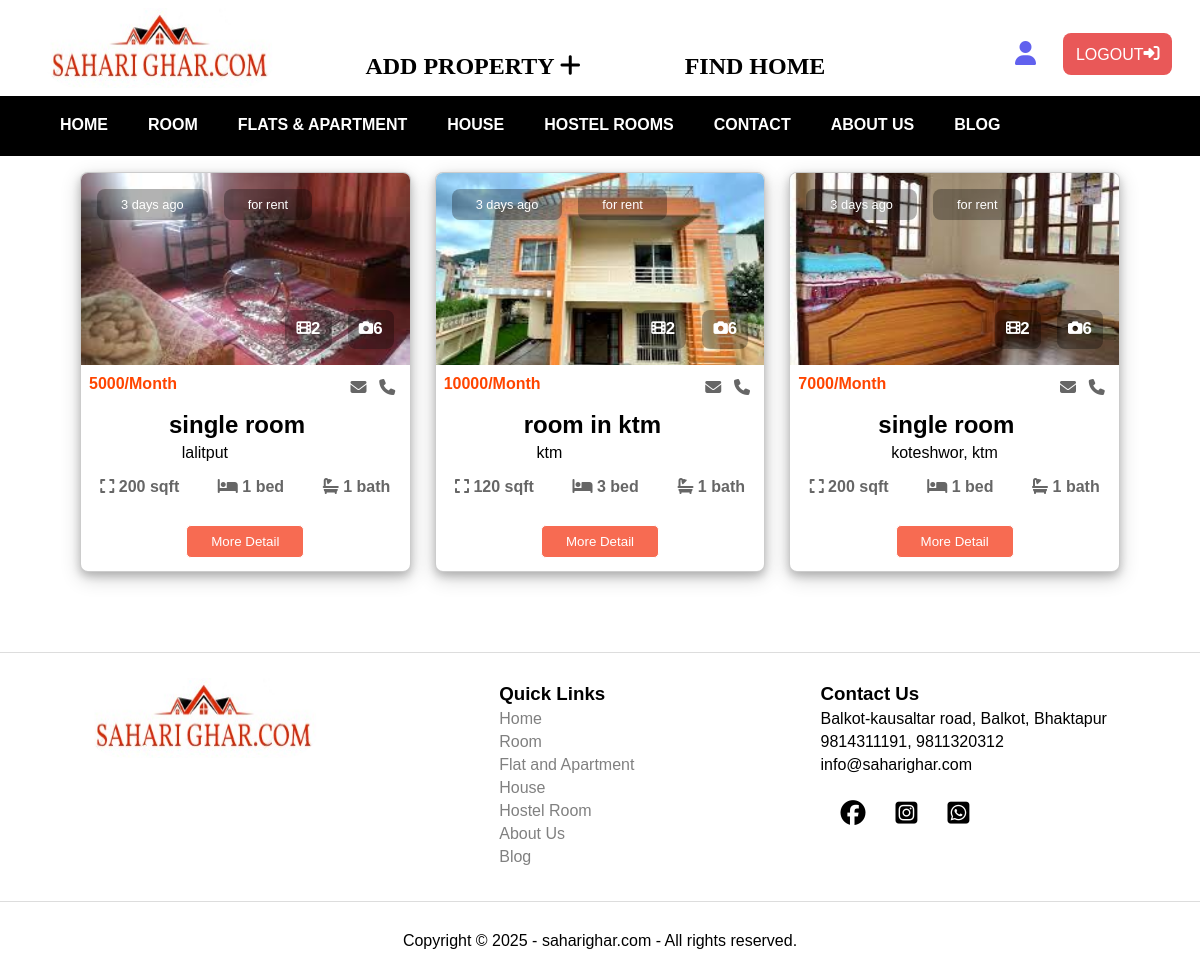
The page /room.php (signed in) on the database its author committed.
### tables this page shows
CREATE TABLE `prop_detail` (
  `prod_id` int(10) NOT NULL,
  `title` varchar(30) NOT NULL,
  `type` varchar(20) NOT NULL,
  `price` varchar(20) NOT NULL,
  `location` varchar(50) NOT NULL,
  `image` varchar(255) NOT NULL,
  `area` int(20) NOT NULL,
  `bedroom` int(20) NOT NULL,
  `bathroom` int(20) NOT NULL,
  `latitude` double(10,6) NOT NULL DEFAULT 0.000000,
  `longitude` double(10,6) NOT NULL DEFAULT 0.000000
);

### room.php (the view, shortened to what this page needs)
<?php
include 'header.php'
?>
<section class="featured">
        <div class="box-container">
            <?php
             $logged_in= isset($_SESSION['loggedin'])=== true;
            $query= "select * from  prop_detail";
            $result=mysqli_query($conn,$query);
            while($row=mysqli_fetch_assoc($result))
            {
              $id       =$row["prod_id"];
              $title    =$row["title"];
              $type     =$row["type"];
              $price    =$row["price"];
              $location =$row["location"];
              $image    =$row["image"];
              $area     =$row["area"];
              $bedroom  =$row["bedroom"];
              $bathroom =$row["bathroom"];
                 if($type==='room')
                 {
                echo"
                <div class='box'>
                <div class='image-container'>
                    <img src='./Admin/property_images/$image' alt='roomimage'>
                    <div class='info'>
                        <h3>3 days ago</h3>
                        <h3>for rent</h3>
                    </div>
                    <div class='icon'>
                        <a href='#' class='fas fa-film'>
                            <h3>2</h3>
                        </a>
                        <a href='#' class='fas fa-camera'>
                            <h3>6</h3>
                        </a>
                    </div>
                </div>
                <div class='content'>
                    <div class='price'>
                        <h3>$price/Month</h3>
                        <a href='#' class='fas fa-envelope'></a>
                        <a href='#' class='fas fa-phone'></a>
                    </div>
                </div>
                <div class='location'>
                    <h3>$title </h3>
                    <p>$location</p>
                </div>
                <div class='detail'>
                    <h3><i class='fas fa-expand'></i> $area sqft</h3>
                    <h3><i class='fas fa-bed'></i> $bedroom  bed</h3>
                    <h3><i class='fas fa-bath'></i> $bathroom bath</h3>
                </div>
                <form method='GET' class='buttons' action='card_detail.php' onsubmit='return checkLogin($logged_in)'>
                <input type='hidden' name='id' value='$id'>
               <button type='submit' class='btn'>More Detail</button>
           </form>
               </div>";
                 }
            }
             ?>
        </div>
    </section>
<?php
include 'footer.php'
?>

### css/style.css (style rules this page uses)
* { margin: 0px; font-family: Arial, sans-serif; box-sizing: border-box; text-decoration: none; }
body { position: relative; }
.featured .box-container { display: flex; flex-wrap: wrap; gap: 1.5rem; margin: 1rem 5rem 5rem 5rem; background-color: #fff; }
.featured .box-container .box { border: 0.1rem solid rgba(0, 0, 0, 0.2); box-shadow: 0 4px 8px 0 rgba(0, 0, 0, 0.2), 0 6px 20px 0 rgba(0, 0, 0, 0.19); height: 25rem; width: 10rem; border-radius: 0.5rem; overflow: hidden; background: #fff; flex: 1 1 18rem; }
.featured .box-container .box .image-container { overflow: hidden; position: relative; width: 100%; height: 12rem; }
.featured .box-container .box .image-container img { width: 100%; height: 100%; object-fit: cover; transition: 0.2s linear; }
.featured .box-container .box .image-container .info { position: absolute; top: 1rem; left: 0; display: flex; }
.featured .box-container .box .image-container .info h3 { font-size: 0.8rem; font-weight: 500; color: #fff; background: rgba(0, 0, 0, 0.3); border-radius: 0.5rem; padding: 0.5rem 1.5rem; margin-left: 1rem; }
.featured .box-container .box .image-container .icon { position: absolute; bottom: 1rem; right: 0; display: flex; }
.featured .box-container .box .image-container .icon a { font-size: 0.9rem; color: #fff; display: flex; border-radius: 0.5rem; background: rgba(0, 0, 0, 0.3); margin-right: 1rem; padding: 0.7rem; }
.featured .box-container .box .content { padding: 0.5rem; }
.featured .box-container .box .price { display: flex; align-items: center; }
.featured .box-container .box .price h3 { color: orangered; font-size: 1rem; margin-right: auto; }
.featured .box-container .box .price a { color: #666; font-size: 1rem; margin: 0.2rem; padding: 0.2rem; border-radius: 0.2rem; height: 1rem; }
.featured .box-container .box .location { margin-left: 5rem; padding: 0.5rem; }
.featured .box-container .box .location h3 { font-size: 1.5rem; font-family: "Franklin Gothic Medium", "Arial Narrow", Arial, sans-serif; }
.featured .box-container .box .location p { padding-top: 0.3rem; margin-left: 0.8rem; }
.featured .box-container .box .detail { display: flex; margin-top: 0.2rem; }
.featured .box-container .box .detail h3 { margin: auto; padding: 0.3rem; font-size: 1rem; color: #666; }
.featured .box-container .box .buttons { display: flex; margin: 1rem; margin-top: 1.5rem; }
.featured .box-container .box .buttons button { margin: auto; border: solid 1px white; border-radius: 5px; padding: 0.5rem 1.5rem; color: white; background-color: #f76b52; }

### footer.php (style rules this page uses)
body { font-family: Arial, sans-serif; margin: 0; padding: 0; }

### rows shown on the page
prop_detail: image (picture), price "5000", title "single room", location "lalitput", area "200", bedroom "1", bathroom "1"
prop_detail: image (picture), price "10000", title "room in ktm", location "ktm", area "120", bedroom "3", bathroom "1"
prop_detail: image (picture), price "7000", title "single room", location "koteshwor, ktm", area "200", bedroom "1", bathroom "1"
